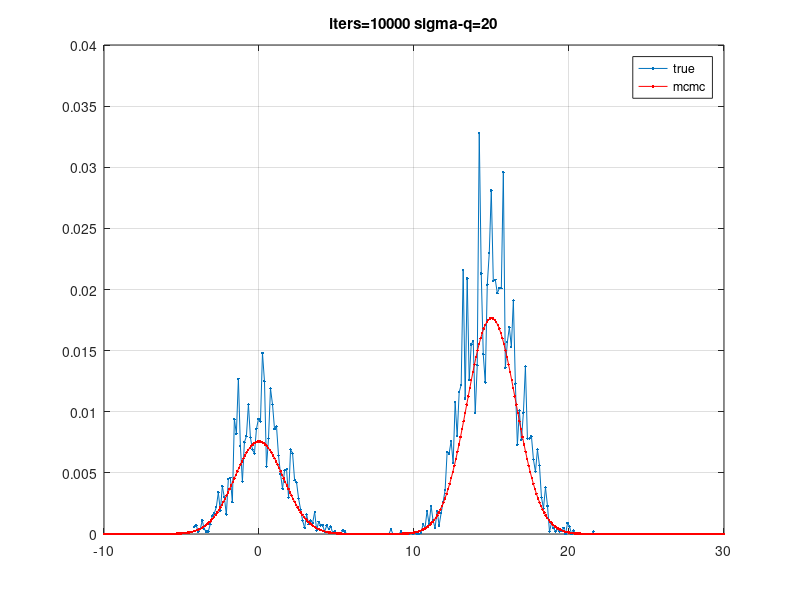

The MATLAB script that drew this image:
clear; clc; close all;
p = @(x) 0.3*exp(-0.2*x.^2)+0.7*exp(-0.2*(x-15).^2);
q = @(x,sgm) normpdf(x,0,sgm);

%MCMC
n_iters = 10000;
x = zeros(n_iters,1);
%initial point
x(1) = rand(1);
sgm_q = 20;
for k = 2:n_iters
    %sample from uniform distribution to be p
    u = rand(1);
    %propose new x
    xs = x(k-1)+sgm_q*randn(1);
    %acceptance, the bias ration cancels out, since q is symmetric
    A = min(1,p(xs)/p(x(k-1)));
    %accept or stay in previous position
    if u < A
        x(k) = xs;
    else
        x(k) = x(k-1);
    end
end

[h,b] = hist(x,200);
h = h'/sum(h);
plot(b,h,'.-');
hold on;
y = (-10:0.1:30)';
pp = p(y); pp = pp/sum(pp);
plot(y,pp,'r.-');
grid;
hold off;
legend('true','mcmc');
str = sprintf('%s',['iters=',num2str(n_iters),' sigma-q=',num2str(sgm_q)]);
title(str);